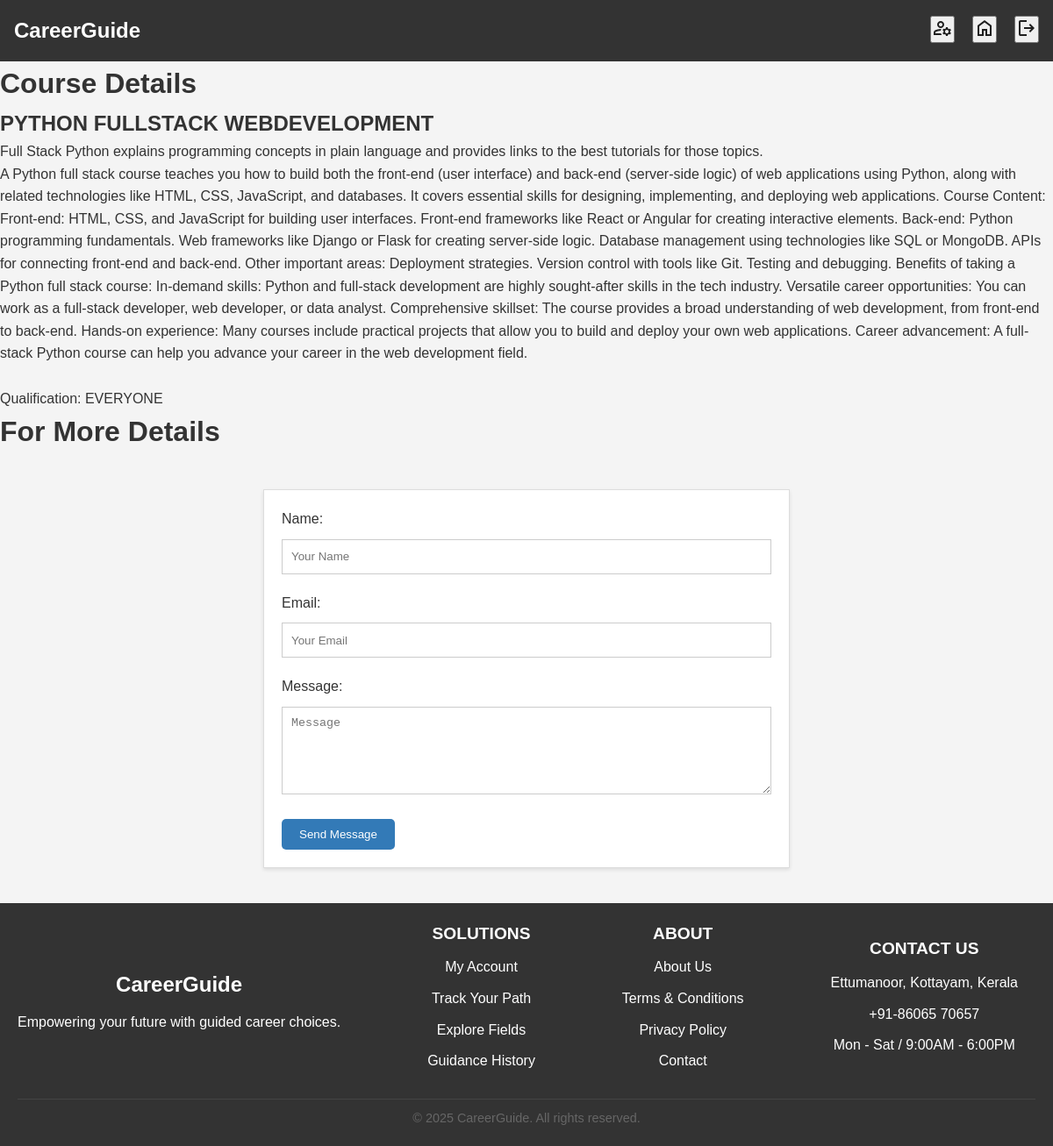
The app's page /details/2/ (signed in) with its own data.
### project_app/models.py (models this page shows, shortened)
class Course(models.Model):
      INTERESTED_CHOICES = [
        ('Job', 'Job'),
        ('Study', 'Study'),
    ]
      qualification=models.ForeignKey(Qualification, on_delete=models.CASCADE)
      subject = models.ForeignKey(Subject, on_delete=models.CASCADE)
      title = models.CharField(max_length=100)
      description = models.TextField()
      maindescription = models.TextField()
      interested = models.CharField(max_length=20, choices=INTERESTED_CHOICES, null=True, blank=True)

class Qualification(models.Model):
    name=models.CharField(max_length=50)

### project_app/views.py (the view)
# urls.py: path('details/<int:product_id>/', views.details, name='details'),
@login_required(login_url='userlogin')
def details(request, product_id):
    course = get_object_or_404(Course, pk=product_id)
    return render(request, 'details.html', {'course': course})

### templates/details.html (shortened to what this page needs)
{% load static %}
<!DOCTYPE html>
<html lang="en">
<head>
       <link rel="stylesheet" href="{% static 'css/details.css' %}">
</head>
<body>
    <nav>
        <div class="container nav-container">
            <div class="logo">Career<span>Guide</span></div>
            <div class="nav-links">
                <a href="{% url 'profile' %}" title="Profile">
                    <button></button>
                </a>
                <a href="{% url 'index' %}"><button><svg xmlns="http://www.w3.org/2000/svg" height="24px" viewBox="0 -960 960 960" width="24px" fill="#1f1f1f"><path d="M240-200h120v-240h240v240h120v-360L480-740 240-560v360Zm-80 80v-480l320-240 320 240v480H520v-240h-80v240H160Zm320-350Z"/></svg></button></a>
                {% if user.is_authenticated %}
                <a href="{% url 'logout' %}" title="Logout">
                    <button><svg xmlns="http://www.w3.org/2000/svg" height="24px" viewBox="0 -960 960 960" width="24px" fill="#1f1f1f"><path d="M200-120q-33 0-56.5-23.5T120-200v-560q0-33 23.5-56.5T200-840h280v80H200v560h280v80H200Zm440-160-55-58 102-102H360v-80h327L585-622l55-58 200 200-200 200Z"/></svg></button>
                </a>
                {% endif %}
            </div>
        </div>
    </nav>
    <div>
        <h1>Course Details</h1>
        <h2>{{ course.title }}</h2>
        <p>{{ course.description }}</p>
        <p>{{ course.maindescription }}</p><br>
        <p>Qualification: {{ course.qualification.name }}</p>
    </div>
    <div>
        <h1>For More Details</h1>
        <form action="/submit" method="post" class="contact-form">
            <label for="name">Name:</label>
            <input type="text" id="name" name="name" placeholder="Your Name" required>
            <label for="email">Email:</label>
            <input type="email" id="email" name="email" placeholder="Your Email" required>
            <label for="message">Message:</label>
            <textarea id="message" name="message" rows="5" placeholder="Message" required></textarea>
            <button type="submit" class="btn">Send Message</button>
        </form>
    </div>
       <footer class="footer">
        <div class="container">
            <div class="footer-container">
                <div class="foot-column">
                    <h3>CareerGuide</h3>
                    <p>Empowering your future with guided career choices.</p>
                </div>
                <div class="foot-column">
                    <h4>SOLUTIONS</h4>
                    <ul>
                        <li>My Account</li>
                        <li>Track Your Path</li>
                        <li>Explore Fields</li>
                        <li>Guidance History</li>
                    </ul>
                </div>
                <div class="foot-column">
                    <h4>ABOUT</h4>
                    <ul>
                        <li>About Us</li>
                        <li>Terms & Conditions</li>
                        <li>Privacy Policy</li>
                        <li>Contact</li>
                    </ul>
                </div>
                <div class="foot-column">
                    <h4>CONTACT US</h4>
                    <ul>
                        <li>Ettumanoor, Kottayam, Kerala</li>
                        <li>+91-86065 70657</li>
                        <li>Mon - Sat / 9:00AM - 6:00PM</li>
                    </ul>
                </div>
            </div>
            <div class="footer-bottom">
                <p>© 2025 CareerGuide. All rights reserved.</p>
            </div>
        </div>
    </footer>
</body>
</html>

### static/css/details.css (style rules this page uses)
* { box-sizing: border-box; margin: 0; padding: 0; }
body { font-family: Arial, sans-serif; line-height: 1.6; color: #333; background-color: #f4f4f4; }
a { text-decoration: none; color: #337ab7; }
nav { background-color: #333; color: #fff; padding: 1em; text-align: center; }
nav .nav-container { max-width: 1200px; margin: 0 auto; display: flex; justify-content: space-between; align-items: center; }
nav .logo { font-size: 1.5em; font-weight: bold; color: #fff; }
nav .nav-links { display: flex; justify-content: space-between; align-items: center; }
nav .nav-links a { color: #fff; margin-left: 20px; }
.contact-form { max-width: 600px; margin: 40px auto; padding: 20px; background-color: #fff; border: 1px solid #ddd; box-shadow: 0 2px 4px rgba(0, 0, 0, 0.1); }
.contact-form label { display: block; margin-bottom: 10px; }
.contact-form input[type="text"], .contact-form input[type="email"] { width: 100%; height: 40px; margin-bottom: 20px; padding: 10px; border: 1px solid #ccc; }
.contact-form textarea { width: 100%; height: 100px; margin-bottom: 20px; padding: 10px; border: 1px solid #ccc; }
.contact-form button[type="submit"] { background-color: #337ab7; color: #fff; padding: 10px 20px; border: none; border-radius: 5px; cursor: pointer; }
.footer { background-color: #333; color: #fff; padding: 20px; text-align: center; }
.footer .footer-container { max-width: 1200px; margin: 0 auto; display: flex; justify-content: space-between; align-items: center; }
.footer .foot-column { margin-right: 20px; }
.footer .foot-column h3 { font-size: 1.5em; margin-bottom: 10px; }
.footer .foot-column h4 { font-size: 1.2em; margin-bottom: 10px; }
.footer .foot-column ul { list-style: none; padding: 0; margin: 0; }
.footer .foot-column li { margin-bottom: 10px; }
.footer .footer-bottom { margin-top: 20px; padding-top: 10px; border-top: 1px solid #444; }
.footer .footer-bottom p { font-size: 0.9em; color: #666; }

### records on screen
Course: title "PYTHON FULLSTACK WEBDEVELOPMENT", description "Full Stack Python explains programming concepts in plain language and provides links to the best tutorials for those topics.", maindescription "A Python full stack course teaches you how to build both the front-end (user interface) and back-end (server-side logic) of web applications using Python, along with related technologies like HTML, CSS, JavaScript, and databases. It covers essential skills for designing, implementing, and deploying web applications. Course Content: Front-end: HTML, CSS, and JavaScript for building user interfaces. Front-end frameworks like React or Angular for creating interactive elements. Back-end: Python programming fundamentals. Web frameworks like Django or Flask for creating server-side logic. Database management using technologies like SQL or MongoDB. APIs for connecting front-end and back-end. Other…", qualification.name "EVERYONE"
